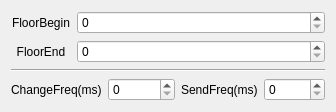
             <widget class="QWidget" name="ManualPage">
              <layout class="QVBoxLayout" name="verticalLayout_17">
               <item>
                <layout class="QHBoxLayout" name="horizontalLayout_33">
                 <item>
                  <widget class="QLabel" name="label_23">
                   <property name="sizePolicy">
                    <sizepolicy hsizetype="Fixed" vsizetype="Preferred">
                     <horstretch>0</horstretch>
                     <verstretch>0</verstretch>
                    </sizepolicy>
                   </property>
                   <property name="minimumSize">
                    <size>
                     <width>60</width>
                     <height>0</height>
                    </size>
                   </property>
                   <property name="maximumSize">
                    <size>
                     <width>60</width>
                     <height>16777215</height>
                    </size>
                   </property>
                   <property name="text">
                    <string>FloorBegin</string>
                   </property>
                   <property name="alignment">
                    <set>Qt::AlignCenter</set>
                   </property>
                  </widget>
                 </item>
                 <item>
                  <widget class="QSpinBox" name="FloorBeginNum">
                   <property name="maximum">
                    <number>10000</number>
                   </property>
                  </widget>
                 </item>
                </layout>
               </item>
               <item>
                <layout class="QHBoxLayout" name="horizontalLayout_42">
                 <item>
                  <widget class="QLabel" name="label_25">
                   <property name="sizePolicy">
                    <sizepolicy hsizetype="Fixed" vsizetype="Preferred">
                     <horstretch>0</horstretch>
                     <verstretch>0</verstretch>
                    </sizepolicy>
                   </property>
                   <property name="minimumSize">
                    <size>
                     <width>60</width>
                     <height>0</height>
                    </size>
                   </property>
                   <property name="maximumSize">
                    <size>
                     <width>60</width>
                     <height>16777215</height>
                    </size>
                   </property>
                   <property name="text">
                    <string>FloorEnd</string>
                   </property>
                   <property name="alignment">
                    <set>Qt::AlignCenter</set>
                   </property>
                  </widget>
                 </item>
                 <item>
                  <widget class="QSpinBox" name="FloorEndNum">
                   <property name="maximum">
                    <number>10000</number>
                   </property>
                  </widget>
                 </item>
                </layout>
               </item>
               <item>
                <widget class="Line" name="line_3">
                 <property name="orientation">
                  <enum>Qt::Horizontal</enum>
                 </property>
                </widget>
               </item>
               <item>
                <layout class="QHBoxLayout" name="horizontalLayout_32">
                 <item>
                  <widget class="QLabel" name="label_18">
                   <property name="sizePolicy">
                    <sizepolicy hsizetype="Fixed" vsizetype="Preferred">
                     <horstretch>0</horstretch>
                     <verstretch>0</verstretch>
                    </sizepolicy>
                   </property>
                   <property name="text">
                    <string>ChangeFreq(ms)</string>
                   </property>
                  </widget>
                 </item>
                 <item>
                  <widget class="QSpinBox" name="FloorChangeFreq">
                   <property name="maximum">
                    <number>1000000</number>
                   </property>
                  </widget>
                 </item>
                 <item>
                  <widget class="QLabel" name="label_17">
                   <property name="sizePolicy">
                    <sizepolicy hsizetype="Fixed" vsizetype="Preferred">
                     <horstretch>0</horstretch>
                     <verstretch>0</verstretch>
                    </sizepolicy>
                   </property>
                   <property name="text">
                    <string>SendFreq(ms)</string>
                   </property>
                  </widget>
                 </item>
                 <item>
                  <widget class="QSpinBox" name="FlorrSendFreq">
                   <property name="maximum">
                    <number>10000</number>
                   </property>
                  </widget>
                 </item>
                </layout>
               </item>
              </layout>
             </widget>
